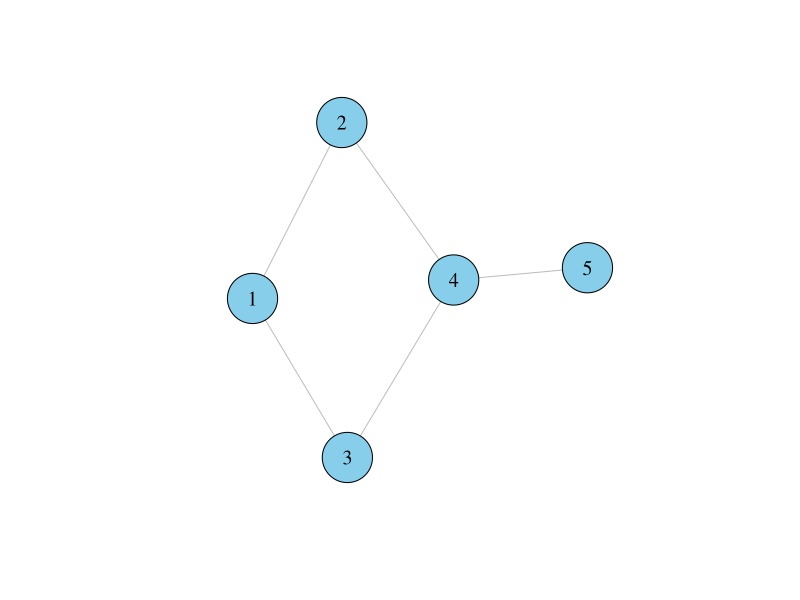
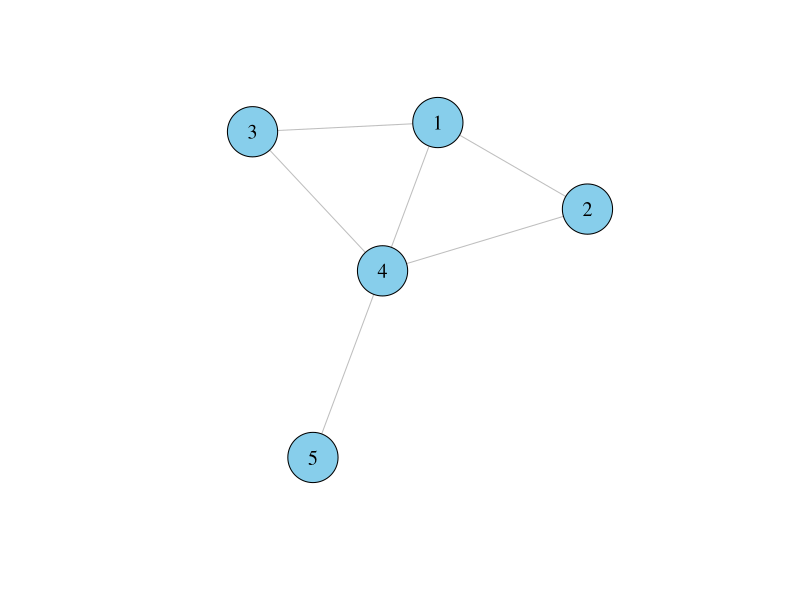

Here is the R script that generated these plots, in order:
# Install the package
install.packages("igraph")

# Load the igraph package
library(igraph)

# a) Create graph and get adjacency list
create_graph <- function(edges, num_vertices) {
  g <- graph(edges = edges, n = num_vertices, directed = FALSE)
  print(g)
  adj_list <- as_adj_list(g, mode = "all")
  print(adj_list)
  return(g)
}

# b) Function to add an edge between two vertices
add_edge <- function(graph, u, v) {
  graph <- add_edges(graph, c(u, v))
  adj_list <- as_adj_list(graph, mode = "all")
  print(adj_list)
  return(graph)
}

# c) DFS traversal function
perform_dfs <- function(graph, start_vertex) {
  dfs_result <- dfs(graph, root = start_vertex, unreachable = FALSE)
  print(dfs_result$order)
  return(dfs_result$order)
}

# Plotting function
plot_graph <- function(graph) {
  plot(
    graph,
    vertex.color = "skyblue",
    vertex.size = 30,
    vertex.label.color = "black",
    vertex.label.cex = 1.2,
    edge.color = "gray",
    layout = layout_with_fr  # Fruchterman-Reingold layout for a balanced look
  )
}

# Example Usage
edges <- c(1, 2, 1, 3, 2, 4, 3, 4, 4, 5)
num_vertices <- 5
graph <- create_graph(edges, num_vertices)
graph <- add_edge(graph, 1, 4)
dfs_order <- perform_dfs(graph, start_vertex = 1)

# Plot the graph
plot_graph(create_graph(edges,num_vertices))
plot_graph(graph)